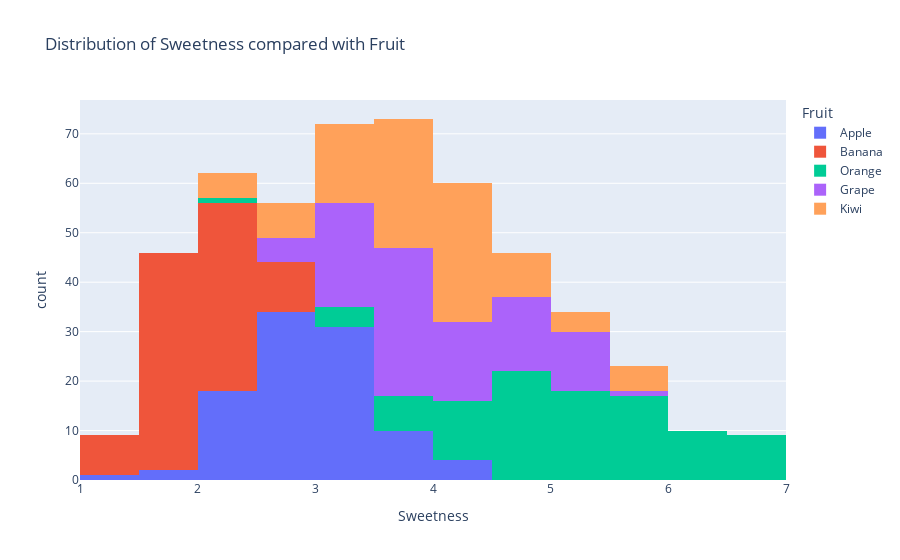

Notebook code for this chart:
### Code cell
# Feature distribution among ['Weight', 'Average diameter', 'Average length', 'Peel hardness', 'Sweetness']
# and comparison with TARGET 'Fruit' 

feature_to_viz = 'Sweetness'

fig = histogram_for_single_feature(df_cleaned, feature_to_viz, comparison='Fruit')
fig.show()

### Figure 1 — Plotly figure (JSON) as saved in the notebook; plotly's stock layout.template omitted (floating-point values rounded to 4 significant figures)
{"data": [{"alignmentgroup": "True", "bingroup": "x", "hovertemplate": "Fruit=Apple<br>Sweetness=%{x}<br>count=%{y}<extra></extra>", "legendgroup": "Apple", "marker": {"color": "#636efa", "pattern": {"shape": ""}}, "name": "Apple", "offsetgroup": "Apple", "orientation": "v", "showlegend": true, "type": "histogram", "x": [2.41, 3.87, 2.88, 2.55, 3.88, 3.09, 2.15, 3.47, 2.29, 2.78, 2.76, 3.08, 2.65, 2.08, 3.63, 3.42, 2.19, 2.55, 4.15, 3.55, 2.91, 3.32, 2.88, 3.38, 2.72, 2.6, 4.16, 2.07, 2.61, 3.01, 2.04, 3.16, 3.49, 3.39, 2.94, 2.75, 2.79, 3.14, 3.25, 3.41, 1.99, 2.65, 2.17, 2.97, 3.06, 2.77, 3.61, 3.73, 2.36, 3.22, 2.72, 3.65, 2.83, 2.47, 3.57, 3.36, 2.73, 3.09, 2.59, 3.37, 3.1, 2.4, 2.06, 2.39, 3.1, 2.54, 2.33, 3.04, 2.86, 4.03, 3.06, 2.15, 3, 3.12, 2.93, 4.21, 2.41, 2.52, 2.57, 3.3, 1.41, 2.79, 2.69, 2.86, 3.78, 3.11, 2.45, 3.85, 3.04, 2.93, 2.73, 3.06, 3.01, 1.93, 3.32, 2.78, 2.6, 3.27, 2.35, 2.89], "xaxis": "x", "yaxis": "y"}, {"alignmentgroup": "True", "bingroup": "x", "hovertemplate": "Fruit=Banana<br>Sweetness=%{x}<br>count=%{y}<extra></extra>", "legendgroup": "Banana", "marker": {"color": "#EF553B", "pattern": {"shape": ""}}, "name": "Banana", "offsetgroup": "Banana", "orientation": "v", "showlegend": true, "type": "histogram", "x": [1.76, 1.48, 2.13, 1.88, 2, 2.16, 2.55, 1.97, 2.21, 1.62, 1.74, 1.25, 2.41, 2.35, 2.95, 2.44, 1.52, 1.99, 1.88, 1.78, 1.65, 1.67, 1.49, 1.95, 2.12, 2.33, 2.11, 2.01, 2.08, 1.97, 2.06, 1.98, 1.57, 1.84, 1.96, 2.69, 2, 2.89, 1.97, 2.12, 1.92, 1.54, 1.84, 2.04, 2.35, 1.58, 1.61, 1.79, 1.93, 1.84, 2.73, 1.44, 1.89, 2.08, 2.59, 1.66, 2.52, 2.57, 1.84, 1.49, 1.97, 2.39, 1.65, 2.43, 1.88, 2.17, 2.36, 1.27, 2.63, 2.04, 1.68, 2.06, 2.31, 2.45, 1.66, 2.08, 1.5, 2.01, 1.43, 2.13, 1.68, 1.91, 1.97, 1.68, 2.2, 2.71, 2.44, 1.95, 2.21, 2.06, 1.89, 1.39, 2.12, 2.27, 2.06, 1.97, 1.99, 2.42, 1.8, 2.24], "xaxis": "x", "yaxis": "y"}, {"alignmentgroup": "True", "bingroup": "x", "hovertemplate": "Fruit=Orange<br>Sweetness=%{x}<br>count=%{y}<extra></extra>", "legendgroup": "Orange", "marker": {"color": "#00cc96", "pattern": {"shape": ""}}, "name": "Orange", "offsetgroup": "Orange", "orientation": "v", "showlegend": true, "type": "histogram", "x": [3.79, 5.4, 5.56, 4.61, 5.3, 3.42, 5.12, 4.62, 5.6, 4.55, 5.36, 6.41, 3.55, 5.51, 6.58, 4.44, 4.55, 4.53, 4.65, 3.7, 4.78, 4.23, 6.5, 4.37, 5.49, 4.81, 6.53, 5.37, 6.59, 5, 6.17, 4.49, 3.02, 6.95, 4.79, 3.26, 3.85, 5.98, 5.5, 6.2, 5.72, 5.7, 4, 4.61, 5.34, 4.68, 4.26, 5.91, 5.48, 4.89, 5.55, 6.26, 4.91, 6.79, 5.15, 3.84, 4.94, 4.91, 5.59, 5.15, 5.1, 5.08, 6.24, 2.46, 5.56, 6.03, 4.85, 4.9, 3.94, 5.53, 4.55, 4.78, 5.66, 4.39, 6.16, 4.05, 5.31, 4.18, 5.59, 5.66, 4.91, 6.46, 5.17, 4.32, 5.73, 4.06, 3.63, 4.74, 6.7, 4.91, 3.37, 6.42, 5.02, 4.2, 6.8, 5.89, 6.86, 6.11, 5, 5.27], "xaxis": "x", "yaxis": "y"}, {"alignmentgroup": "True", "bingroup": "x", "hovertemplate": "Fruit=Grape<br>Sweetness=%{x}<br>count=%{y}<extra></extra>", "legendgroup": "Grape", "marker": {"color": "#ab63fa", "pattern": {"shape": ""}}, "name": "Grape", "offsetgroup": "Grape", "orientation": "v", "showlegend": true, "type": "histogram", "x": [3.49, 3.78, 3.4, 3.76, 4.07, 3.23, 4.39, 2.95, 4.08, 3.91, 3.77, 3.8, 3.61, 5.37, 4.63, 3.8, 3.91, 3.78, 3.74, 4.22, 4.97, 3.15, 3.31, 3.71, 3.2, 4.06, 5.26, 4.84, 4.26, 3.12, 2.78, 3.41, 4.13, 3.23, 4.74, 3.52, 4.53, 4.85, 5.09, 4.58, 4.08, 4.31, 3.48, 2.75, 5.11, 4.39, 4.1, 5.03, 3.91, 5.23, 5.37, 5.13, 5.12, 2.95, 4.53, 3.53, 4.42, 4.72, 4.85, 2.81, 3.21, 5.83, 3.12, 3.25, 4.11, 4.86, 3.59, 3.29, 3.76, 3.84, 4.45, 3.54, 4.23, 4.71, 3.61, 3.25, 3.5, 3.06, 4.74, 3.57, 3.51, 4.68, 3.55, 3.9, 3.39, 5.19, 3.91, 3.04, 3.03, 3.84, 4.39, 3.14, 4.62, 3.02, 5.12, 3.5, 5.1, 3.76, 3.82, 3.82], "xaxis": "x", "yaxis": "y"}, {"alignmentgroup": "True", "bingroup": "x", "hovertemplate": "Fruit=Kiwi<br>Sweetness=%{x}<br>count=%{y}<extra></extra>", "legendgroup": "Kiwi", "marker": {"color": "#FFA15A", "pattern": {"shape": ""}}, "name": "Kiwi", "offsetgroup": "Kiwi", "orientation": "v", "showlegend": true, "type": "histogram", "x": [4.38, 3.86, 4.99, 3.59, 4.19, 2.39, 3.47, 3.62, 2.8, 4.08, 2.33, 3.93, 3.46, 3.31, 4.62, 4.79, 4.46, 2.16, 4.43, 2.89, 4.38, 4.2, 4.83, 4.48, 3.86, 4.27, 3.83, 4, 2.5, 3.95, 3.97, 2.4, 4.32, 2.25, 3.13, 3.29, 5.61, 4.7, 4.82, 2.67, 3.98, 4.3, 4.11, 4.33, 5.46, 3.42, 3.73, 4.06, 4.08, 4.08, 4.22, 3.97, 3.59, 3.6, 5.8, 5.28, 3.55, 3.21, 3.73, 5.57, 3.24, 3.44, 4.81, 4.25, 5.26, 3.75, 2.61, 3.2, 4.22, 4, 3.75, 4.38, 3.09, 3.21, 3.55, 3.33, 5.87, 2.74, 3.83, 3.84, 3.73, 5.15, 4.17, 3.88, 3.41, 3.22, 3.08, 3.67, 3.83, 4.49, 2.98, 4.13, 4.64, 4.29, 3.95, 5.56, 4.68, 4.36, 4.13, 3.94], "xaxis": "x", "yaxis": "y"}], "layout": {"barmode": "relative", "legend": {"title": {"text": "Fruit"}, "tracegroupgap": 0}, "title": {"text": "Distribution of Sweetness compared with Fruit"}, "xaxis": {"anchor": "y", "domain": [0, 1], "title": {"text": "Sweetness"}}, "yaxis": {"anchor": "x", "domain": [0, 1], "title": {"text": "count"}}}}
